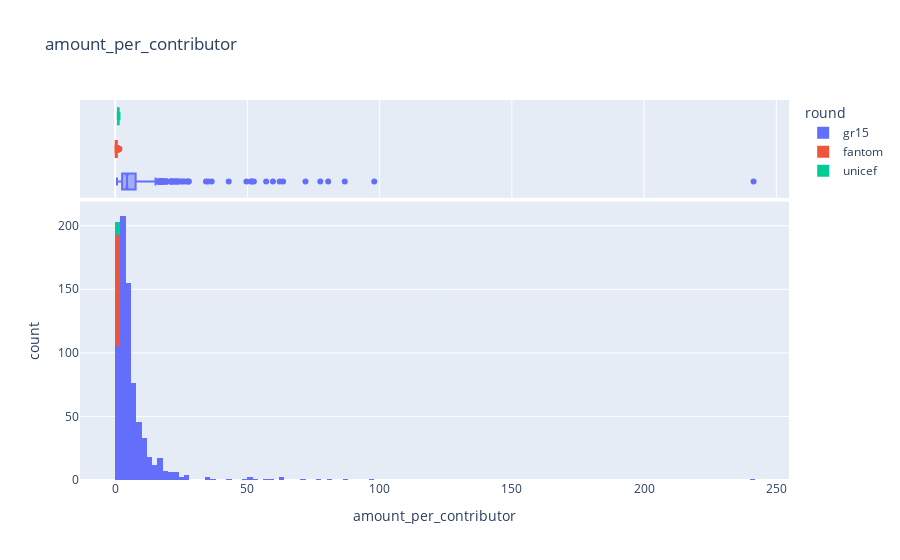

This figure's notebook cell:
### Code cell
contributors_hist = px.histogram(by_grants, x="amount_per_contributor", color="round",
                   marginal="box", # or violin, rug
                   title='amount_per_contributor'
                   )
contributors_hist.show()

### Figure 1 — Plotly figure (JSON) as saved in the notebook; plotly's stock layout.template omitted (floating-point values rounded to 4 significant figures; data arrays with more than 128 entries replaced by an {"elided": "..."} marker saying what was removed)
{"data": [{"alignmentgroup": "True", "bingroup": "x", "hovertemplate": "round=gr15<br>amount_per_contributor=%{x}<br>count=%{y}<extra></extra>", "legendgroup": "gr15", "marker": {"color": "#636efa", "pattern": {"shape": ""}}, "name": "gr15", "offsetgroup": "gr15", "orientation": "v", "showlegend": true, "type": "histogram", "x": {"elided": "713 float values"}, "xaxis": "x", "yaxis": "y"}, {"alignmentgroup": "True", "hovertemplate": "round=gr15<br>amount_per_contributor=%{x}<extra></extra>", "legendgroup": "gr15", "marker": {"color": "#636efa"}, "name": "gr15", "notched": true, "offsetgroup": "gr15", "showlegend": false, "type": "box", "x": {"elided": "713 float values"}, "xaxis": "x2", "yaxis": "y2"}, {"alignmentgroup": "True", "bingroup": "x", "hovertemplate": "round=fantom<br>amount_per_contributor=%{x}<br>count=%{y}<extra></extra>", "legendgroup": "fantom", "marker": {"color": "#EF553B", "pattern": {"shape": ""}}, "name": "fantom", "offsetgroup": "fantom", "orientation": "v", "showlegend": true, "type": "histogram", "x": [0.3258, 0.2151, 0.2971, 0.308, 0.107, 0.9777, 0.9435, 0.1748, 0.1797, 0.2736, 0.3314, 0.2745, 0.4118, 0.1732, 0.2536, 0.767, 0.3421, 1.16, 0.6866, 0.413, 1.395, 0.1777, 0.115, 0.3283, 0.1248, 0.1528, 1.292, 0.564, 1.405, 0.1516, 0.1468, 0.274, 0.1924, 0.6133, 0.631, 0.3856, 0.1544, 0.3385, 0.669, 0.3254, 1.069, 0.2116, 0.1995, 1.354, 1.152, 0.3765, 0.3203, 0.1916, 0.6876, 0.4501, 0.3574, 0.9508, 1.277, 0.232, 0.5017, 0.4958, 0.4417, 0.208, 0.9227, 0.1611, 1.056, 0.4494, 0.3183, 0.7965, 0.4465, 0.1379, 0.2867, 0.2929, 0.2644, 0.1636, 0.136, 0.4353, 0.1396, 0.1429, 0.4712, 0.908, 0.5819, 0.247, 0.2036, 0.194, 0.3127, 0.2694, 0.1731, 1.613, 0.6705, 0.3028, 1.247, 0.2237], "xaxis": "x", "yaxis": "y"}, {"alignmentgroup": "True", "hovertemplate": "round=fantom<br>amount_per_contributor=%{x}<extra></extra>", "legendgroup": "fantom", "marker": {"color": "#EF553B"}, "name": "fantom", "notched": true, "offsetgroup": "fantom", "showlegend": false, "type": "box", "x": [0.3258, 0.2151, 0.2971, 0.308, 0.107, 0.9777, 0.9435, 0.1748, 0.1797, 0.2736, 0.3314, 0.2745, 0.4118, 0.1732, 0.2536, 0.767, 0.3421, 1.16, 0.6866, 0.413, 1.395, 0.1777, 0.115, 0.3283, 0.1248, 0.1528, 1.292, 0.564, 1.405, 0.1516, 0.1468, 0.274, 0.1924, 0.6133, 0.631, 0.3856, 0.1544, 0.3385, 0.669, 0.3254, 1.069, 0.2116, 0.1995, 1.354, 1.152, 0.3765, 0.3203, 0.1916, 0.6876, 0.4501, 0.3574, 0.9508, 1.277, 0.232, 0.5017, 0.4958, 0.4417, 0.208, 0.9227, 0.1611, 1.056, 0.4494, 0.3183, 0.7965, 0.4465, 0.1379, 0.2867, 0.2929, 0.2644, 0.1636, 0.136, 0.4353, 0.1396, 0.1429, 0.4712, 0.908, 0.5819, 0.247, 0.2036, 0.194, 0.3127, 0.2694, 0.1731, 1.613, 0.6705, 0.3028, 1.247, 0.2237], "xaxis": "x2", "yaxis": "y2"}, {"alignmentgroup": "True", "bingroup": "x", "hovertemplate": "round=unicef<br>amount_per_contributor=%{x}<br>count=%{y}<extra></extra>", "legendgroup": "unicef", "marker": {"color": "#00cc96", "pattern": {"shape": ""}}, "name": "unicef", "offsetgroup": "unicef", "orientation": "v", "showlegend": true, "type": "histogram", "x": [1.476, 1.08, 0.9953, 1.089, 1.128, 1.202, 1.331, 1.636, 1.243, 1.179], "xaxis": "x", "yaxis": "y"}, {"alignmentgroup": "True", "hovertemplate": "round=unicef<br>amount_per_contributor=%{x}<extra></extra>", "legendgroup": "unicef", "marker": {"color": "#00cc96"}, "name": "unicef", "notched": true, "offsetgroup": "unicef", "showlegend": false, "type": "box", "x": [1.476, 1.08, 0.9953, 1.089, 1.128, 1.202, 1.331, 1.636, 1.243, 1.179], "xaxis": "x2", "yaxis": "y2"}], "layout": {"barmode": "relative", "legend": {"title": {"text": "round"}, "tracegroupgap": 0}, "title": {"text": "amount_per_contributor"}, "xaxis": {"anchor": "y", "domain": [0, 1], "title": {"text": "amount_per_contributor"}}, "xaxis2": {"anchor": "y2", "domain": [0, 1], "matches": "x", "showgrid": true, "showticklabels": false}, "yaxis": {"anchor": "x", "domain": [0, 0.7326], "title": {"text": "count"}}, "yaxis2": {"anchor": "x2", "domain": [0.7426, 1], "matches": "y2", "showgrid": false, "showline": false, "showticklabels": false, "ticks": ""}}}
